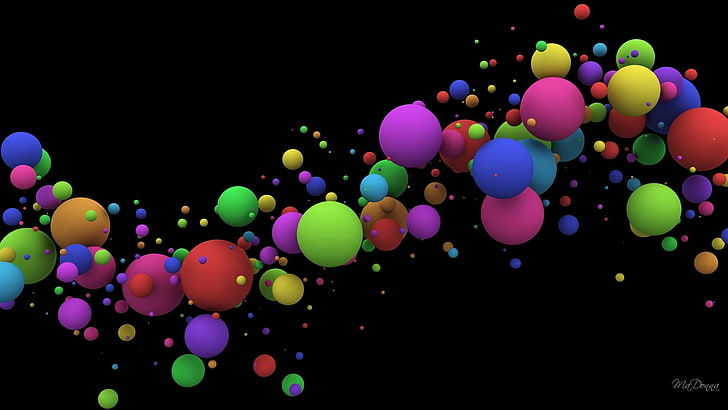
#> input picture [OpenCV]  Object Detection/color_balls.jpg, 728 x 410 px, given in place of the camera
$ python blue_color.py
#> lines starting #> are read from the running program, lines starting #| are printed output that depends on the picture; after the words box and inside, x2 and y2 are one past the last pixel; in counts of white or black regions, pixels touching at a corner belong together
import cv2
import numpy as np

cap = cv2.VideoCapture(0)

while True:
    if cap.isOpened():
        ret, frame = cap.read()
#> frame is the input picture: shape (410, 728, 3); mean B, G, R 23, 21.8, 29
        frame = cv2.resize(frame,(400,400))
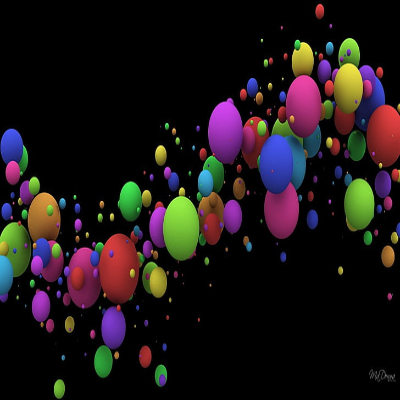
#> frame: shape (400, 400, 3); mean B, G, R 23, 21.7, 29

        hsv = cv2.cvtColor(frame,cv2.COLOR_BGR2HSV)
#> hsv: shape (400, 400, 3); mean H, S, V 35.7, 75.5, 38.6

        lower_bound = np.array([82,44,11])
        upper_bound = np.array([190,105,130])

        mask = cv2.inRange(hsv,lower_bound,upper_bound)
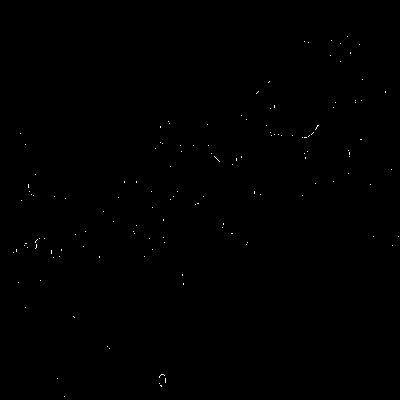
#> mask: shape (400, 400); 0.13% white in thin lines or dots, all inside (x1, y1, x2, y2) = (13, 36, 399, 397)

        res = cv2.bitwise_and(frame,frame,mask=mask)
        cv2.imshow('org_winname',frame)
        cv2.imshow('mask_winname',mask)
        cv2.imshow('res_winname',res)

        key = cv2.waitKey(25)
#> (key Esc is pressed here)
        if key==27:
            break
cv2.destroyAllWindows()
